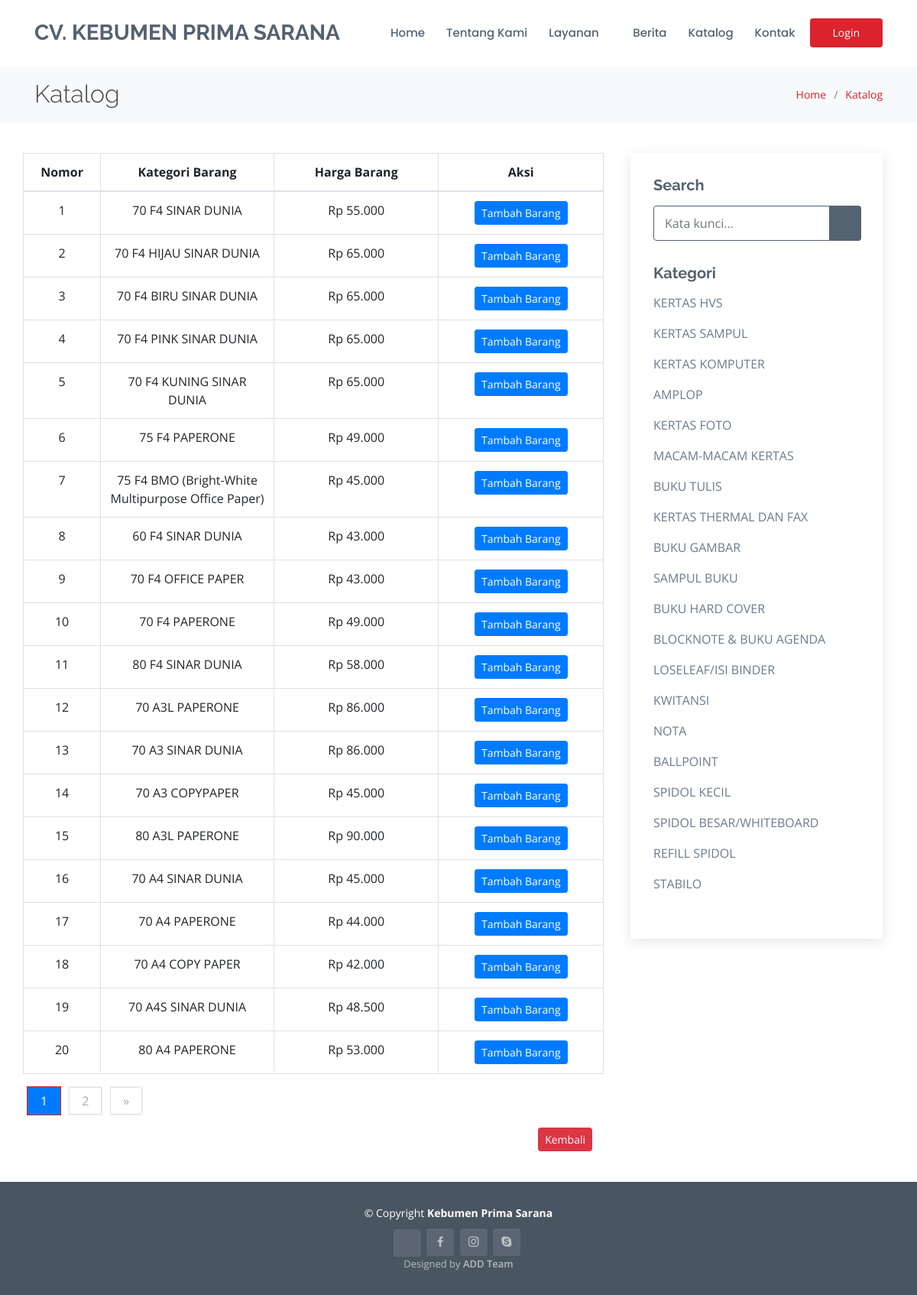
Screenshot of /index.php/keranjang/detail/1 with the database file from the repository.
### tables this page shows
CREATE TABLE `data_barang` (
  `id_barang` int(11) NOT NULL,
  `nama_barang` varchar(100) NOT NULL,
  `harga_barang` varchar(50) NOT NULL,
  `id_kat_barang` int(50) NOT NULL
);

CREATE TABLE `kat_barang` (
  `id_kat_barang` int(11) NOT NULL,
  `kat_barang` varchar(200) NOT NULL
);

### application/controllers/Keranjang.php (called while the page is built, shortened)
<?php
class Keranjang extends CI_Controller
{
    public function __construct()
    {
        $this->load->library('form_validation');
        $this->load->model('m_keranjang');
        $this->load->library('pagination');
    }
    public function detail($id = null)
    {
        $data['daftarlayanan'] = $this->db->get('daftarlayanan')->result_array();
        $data['judul'] = 'keranjang';
        $config['per_page'] = 20;
        $data['start'] = $this->uri->segment(4);
        $data['barang'] = $this->m_keranjang->p_data_barang($config['per_page'], $data['start'], $id);
        $data['list_kategori'] = $this->m_keranjang->p_kat_barang($config['per_page'], $data['start']);
        $this->load->view('temp_p/header_p', $data);
        $this->load->view('keranjang/detail', $data);
        $this->load->view('temp_p/footer_p');
    }
}

### index.php (called while the page is built, shortened)
<?php
require_once BASEPATH.'core/CodeIgniter.php';

### application/config/config.php (called while the page is built, shortened)
<?php
$config['base_url'] = 'http://localhost/php/kps';
$config['index_page'] = '';
$config['uri_protocol']    = 'REQUEST_URI';
$config['url_suffix'] = '';
$config['language']    = 'english';
$config['charset'] = 'UTF-8';
$config['enable_hooks'] = FALSE;
$config['subclass_prefix'] = 'MY_';
$config['composer_autoload'] = FALSE;
$config['permitted_uri_chars'] = 'a-z 0-9~%.:_\-';
$config['enable_query_strings'] = FALSE;
$config['controller_trigger'] = 'c';
$config['function_trigger'] = 'm';
$config['directory_trigger'] = 'd';
$config['allow_get_array'] = TRUE;
$config['log_threshold'] = 0;
$config['log_path'] = '';
$config['log_file_extension'] = '';
$config['log_file_permissions'] = 0644;
$config['log_date_format'] = 'Y-m-d H:i:s';
$config['error_views_path'] = '';
$config['cache_path'] = '';
$config['cache_query_string'] = FALSE;
$config['encryption_key'] = '';
$config['sess_driver'] = 'files';
$config['sess_cookie_name'] = 'ci_session';
$config['sess_expiration'] = 7200;
$config['sess_save_path'] = NULL;
$config['sess_match_ip'] = FALSE;
$config['sess_time_to_update'] = 300;
$config['sess_regenerate_destroy'] = FALSE;
$config['cookie_prefix']    = '';
$config['cookie_domain']    = '';
$config['cookie_path']        = '/';
$config['cookie_secure']    = FALSE;
$config['cookie_httponly']     = FALSE;
$config['standardize_newlines'] = FALSE;
$config['global_xss_filtering'] = FALSE;
$config['csrf_protection'] = FALSE;
$config['csrf_token_name'] = 'csrf_test_name';
$config['csrf_cookie_name'] = 'csrf_cookie_name';
$config['csrf_expire'] = 7200;
$config['csrf_regenerate'] = TRUE;
$config['csrf_exclude_uris'] = array();
$config['compress_output'] = FALSE;
$config['time_reference'] = 'local';
$config['rewrite_short_tags'] = FALSE;
$config['proxy_ips'] = '';

### application/models/M_keranjang.php (called while the page is built, shortened)
<?php
class M_keranjang extends CI_Model
{
    public function p_kat_barang($limit, $start, $keyword = null)
    {
        $this->db->select('*');
        $this->db->from('kat_barang');
        $this->db->limit($limit, $start);
        return $this->db->get()->result_array();
    }
    public function p_data_barang($limit, $start, $id)
    {
        $this->db->select('*');
        $this->db->from('data_barang');
        $this->db->where('id_kat_barang', $id);
        $this->db->limit($limit, $start);
        return $this->db->get()->result_array();
    }
}

### application/views/keranjang/detail.php (the view, shortened to what this page needs)
<main id="main">
    <section id="breadcrumbs" class="breadcrumbs">
        <div class="container">
            <div class="d-flex justify-content-between align-items-center">
                <h2>Katalog</h2>
                <ol>
                    <li><a href="<?= base_url(); ?>">Home</a></li>
                    <li><a href="<?= base_url('katalog/index') ?>">Katalog</a></li>
                </ol>
            </div>
        </div>
    </section>
    <section id="blog" class="blog">
        <div class="container">
            <div class="row">
                <div class="col-lg-8 entries">
                    <div class="row">
                        <div class="table-responsive">
                            <table class="table table-bordered" id="dataTable" width="100%" cellspacing="0">
                                <thead>
                                    <tr>
                                        <th width="3%" class="text-center">Nomor</th>
                                        <th width="15%" class="text-center">Kategori Barang</th>
                                        <th width="15%" class="text-center">Harga Barang</th>
                                        <th width="15%" class="text-center">Aksi</th>
                                    </tr>
                                </thead>
                                <tbody>
                                    <?php foreach ($barang as $k => $value) : ?>
                                        <tr>
                                            <td class="text-center"><?= ++$start ?></td>
                                            <td class="text-center"><?= $value['nama_barang'] ?></td>
                                            <td class="text-center"> Rp <?= $value['harga_barang'] ?></td>
                                            <td class="text-center">
                                                <button type="button" class="btn btn-primary btn-sm" data-toggle="modal" data-target="#exampleModal" data-whatever="@getbootstrap">Tambah Barang</button>
                                            </td>
                                        </tr>
                                    <?php endforeach ?>
                                </tbody>
                            </table>
                        </div>
                        <div class="blog-pagination" data-aos="fade-up">
                            <?= $this->pagination->create_links(); ?>
                        </div>
                    </div>
                    <button type="button" class="btn btn-danger btn-sm float-right " data-dismiss="modal" onclick="history.back();">Kembali</button>
                </div>
                <div class="col-lg-4">
                    <div class="sidebar">
                        <h3 class="sidebar-title">Search</h3>
                        <div class="sidebar-item search-form">
                            <form action="<?= base_url() ?>katalog/search" method="post">
                                <input type="text" class="form-control" placeholder="Kata kunci..." name="keyword" autocomplete="off" autofocus>
                                <button type="submit" name="submit"><i class="icofont-search"></i></button>
                            </form>
                        </div>
                        <h3 class="sidebar-title">Kategori</h3>
                        <div class="sidebar-item categories">
                            <?php foreach ($list_kategori as $b => $value) : ?>
                                <ul>
                                    <li><a href="<?= base_url() ?>katalog/detail/<?= $value['id_kat_barang'] ?>"><?= $value['kat_barang']; ?></a></li>
                                </ul>
                            <?php endforeach ?>
                        </div>
                    </div>
                </div>
            </div>
        </div>
    </section>
</main>

### assets_p/css/style.css (style rules this page uses)
body { font-family: "Open Sans", sans-serif; color: #444444; }
a { color: #d9232d; }
h1, h2, h3, h4, h5, h6 { font-family: "Raleway", sans-serif; }
section { padding: 60px 0; }
.breadcrumbs { padding: 18px 0; background: #f8f9fa; min-height: 40px; margin-top: 86px; }
.breadcrumbs h2 { font-size: 32px; font-weight: 300; margin: 0; }
.breadcrumbs ol { display: flex; flex-wrap: wrap; list-style: none; padding: 0; margin: 0; font-size: 14px; }
.breadcrumbs ol li + li { padding-left: 10px; }
.breadcrumbs ol li + li::before { display: inline-block; padding-right: 10px; color: #6b7b8d; content: "/"; }
.blog { padding: 40px 0 40px 0; }
.blog .blog-pagination { color: #8795a4; }
.blog .blog-pagination li a { color: #aaaaaa; padding: 7px 16px; display: inline-block; }
.blog .sidebar { padding: 30px; margin: 0 0 60px 20px; box-shadow: 0 4px 16px rgba(0, 0, 0, 0.1); }
.blog .sidebar .sidebar-title { font-size: 20px; font-weight: 700; padding: 0 0 0 0; margin: 0 0 15px 0; color: #556270; position: relative; }
.blog .sidebar .sidebar-item { margin-bottom: 30px; }
.blog .sidebar .search-form form { background: #fff; border: 1px solid #556270; padding: 3px 10px; position: relative; border-radius: 4px; }
.blog .sidebar .search-form form input[type="text"] { border: 0; padding: 4px; width: calc(100% - 40px); }
.blog .sidebar .search-form form button { position: absolute; top: 0; right: -2px; bottom: 0; border: 0; background: none; font-size: 16px; padding: 0 15px; margin: -1px; background: #556270; color: #fff; transition: 0.3s; border-radius: 0 4px 4px 0; }
.blog .sidebar .categories ul { list-style: none; padding: 0; }
.blog .sidebar .categories ul a { color: #6b7b8d; }

### rows the page displays
data_barang: nama_barang "70 F4 SINAR DUNIA", harga_barang "55.000"
data_barang: nama_barang "70 F4 HIJAU SINAR DUNIA", harga_barang "65.000"
data_barang: nama_barang "70 F4 BIRU SINAR DUNIA", harga_barang "65.000"
data_barang: nama_barang "70 F4 PINK SINAR DUNIA", harga_barang "65.000"
data_barang: nama_barang "70 F4 KUNING SINAR DUNIA", harga_barang "65.000"
data_barang: nama_barang "75 F4 PAPERONE", harga_barang "49.000"
data_barang: nama_barang "75 F4 BMO (Bright-White Multipurpose Office Paper)", harga_barang "45.000"
data_barang: nama_barang "60 F4 SINAR DUNIA", harga_barang "43.000"
data_barang: nama_barang "70 F4 OFFICE PAPER", harga_barang "43.000"
data_barang: nama_barang "70 F4 PAPERONE", harga_barang "49.000"
data_barang: nama_barang "80 F4 SINAR DUNIA", harga_barang "58.000"
data_barang: nama_barang "70 A3L PAPERONE", harga_barang "86.000"
data_barang: nama_barang "70 A3 SINAR DUNIA", harga_barang "86.000"
data_barang: nama_barang "70 A3 COPYPAPER", harga_barang "45.000"
data_barang: nama_barang "80 A3L PAPERONE", harga_barang "90.000"
data_barang: nama_barang "70 A4 SINAR DUNIA", harga_barang "45.000"
data_barang: nama_barang "70 A4 PAPERONE", harga_barang "44.000"
data_barang: nama_barang "70 A4 COPY PAPER", harga_barang "42.000"
data_barang: nama_barang "70 A4S SINAR DUNIA", harga_barang "48.500"
data_barang: nama_barang "80 A4 PAPERONE", harga_barang "53.000"
kat_barang: kat_barang "KERTAS HVS"
kat_barang: kat_barang "KERTAS SAMPUL"
kat_barang: kat_barang "KERTAS KOMPUTER"
kat_barang: kat_barang "AMPLOP"
kat_barang: kat_barang "KERTAS FOTO"
kat_barang: kat_barang "MACAM-MACAM KERTAS"
kat_barang: kat_barang "BUKU TULIS"
kat_barang: kat_barang "KERTAS THERMAL DAN FAX"
kat_barang: kat_barang "BUKU GAMBAR"
kat_barang: kat_barang "SAMPUL BUKU"
kat_barang: kat_barang "BUKU HARD COVER"
kat_barang: kat_barang "BLOCKNOTE & BUKU AGENDA"
kat_barang: kat_barang "LOSELEAF/ISI BINDER"
kat_barang: kat_barang "KWITANSI"
kat_barang: kat_barang "NOTA"
kat_barang: kat_barang "BALLPOINT"
kat_barang: kat_barang "SPIDOL KECIL"
kat_barang: kat_barang "SPIDOL BESAR/WHITEBOARD"
kat_barang: kat_barang "REFILL SPIDOL"
kat_barang: kat_barang "STABILO"

### other values shown
$this->pagination->create_links() "1 2 »"
